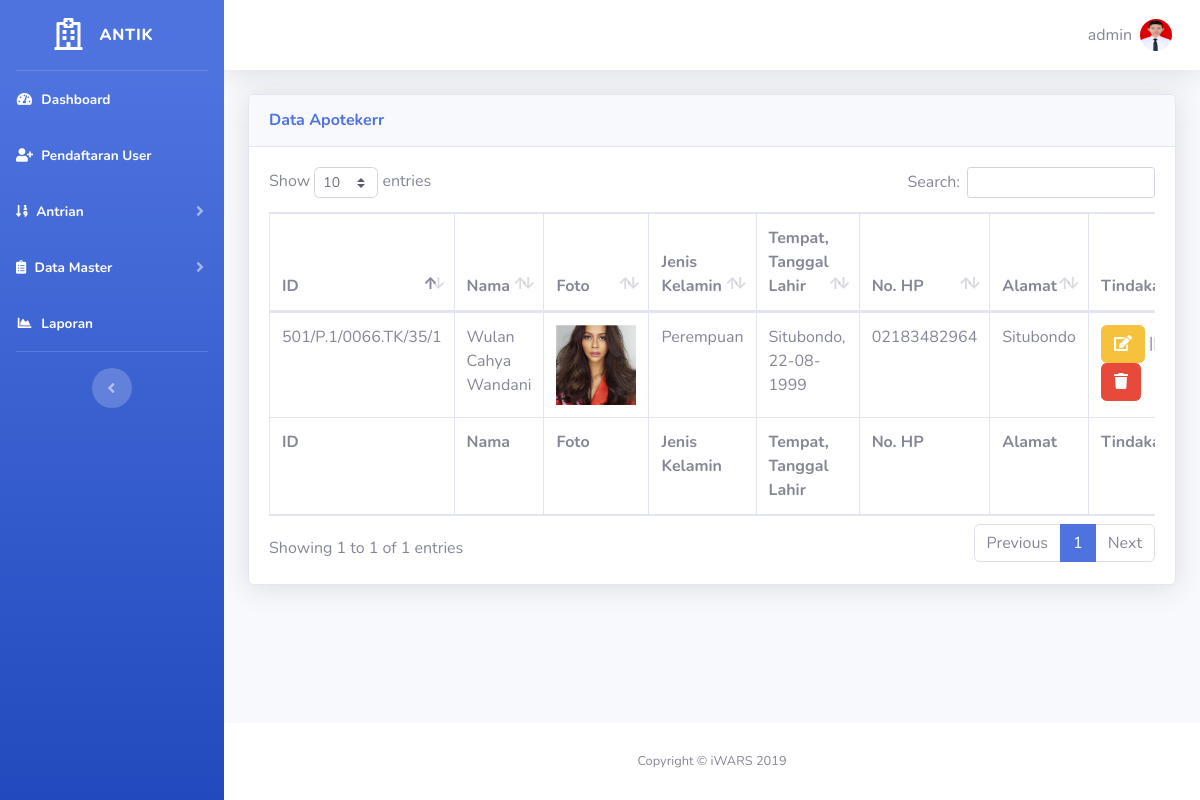
/Admin/data-apoteker.php (signed in), run on the app's committed database.
### tables this page shows
CREATE TABLE `tb_user` (
  `id_user` int(11) NOT NULL,
  `id_akses` int(11) NOT NULL,
  `no_identitas` varchar(20) NOT NULL,
  `nama` varchar(40) NOT NULL,
  `jenis_kelamin` varchar(1) NOT NULL,
  `tempat_lahir` varchar(30) NOT NULL,
  `tanggal_lahir` date NOT NULL,
  `no_hp` varchar(13) NOT NULL,
  `alamat` varchar(100) NOT NULL,
  `email` varchar(100) NOT NULL,
  `pekerjaan` varchar(30) NOT NULL,
  `username` varchar(10) NOT NULL,
  `password` varchar(10) NOT NULL,
  `foto` varchar(200) NOT NULL
);

### session.php (called while the page is built, shortened)
<?php
include "koneksi.php";
$user_check = $_SESSION['username'];
$sql = "SELECT * FROM tb_user WHERE username='$user_check'";
$ses_sql = mysqli_query($koneksi, $sql);
$row = mysqli_fetch_assoc($ses_sql);
$username=$row['username'];
$foto = $row['foto'];
 ?>

### Admin/functions.php (called while the page is built, shortened)
<?php
require '../koneksi.php';
function query($sql){
	global $koneksi;
	$result = mysqli_query($koneksi, $sql);
	$rows = [];
	while ($data = mysqli_fetch_assoc($result)) {
		$rows[]=$data;
	}
	return $rows;
}
?>

### Admin/data-apoteker.php (the view, shortened to what this page needs)
<?php
  require 'functions.php';
  include '../session.php';
  $apoteker = query("SELECT * FROM tb_user WHERE id_akses=5");
?>
<!DOCTYPE html>
<html lang="en">
<?php include 'assets/header.php'; ?>
<body id="page-top">
  <div id="wrapper">
    <?php include 'assets/sidebar.php'; ?>
    <div id="content-wrapper" class="d-flex flex-column">
      <div id="content">
       <?php include 'assets/navbar.php'; ?>
        <div class="container-fluid">
          <div class="card shadow mb-4">
            <div class="card-header py-3">
              <h6 class="m-0 font-weight-bold text-primary">Data Apotekerr</h6>
            </div>
            <div class="card-body">
              <div class="table-responsive">
                <table class="table table-bordered" id="dataTable" width="100%" cellspacing="0">
                  <thead>
                    <tr>
                      <th>ID</th>
                      <th>Nama</th>
                      <th>Foto</th>
                      <th>Jenis Kelamin</th>
                      <th>Tempat, Tanggal Lahir</th>
                      <th>No. HP</th>
                      <th>Alamat</th>
                      <th>Tindakan</th>
                    </tr>
                  </thead>
                  <tfoot>
                    <tr>
                      <th>ID</th>
                      <th>Nama</th>
                      <th>Foto</th>
                      <th>Jenis Kelamin</th>
                      <th>Tempat, Tanggal Lahir</th>
                      <th>No. HP</th>
                      <th>Alamat</th>
                      <th>Tindakan</th>
                    </tr>
                  </tfoot>
                  <tbody>
                    <?php
                      foreach ($apoteker as $data) {
                    ?>
                    <tr>
                      <td><?php echo $data ['no_identitas'];?></td>
                      <td><?php echo $data ['nama'];?></td>
                      <td><img src="../img/<?php echo $data ['foto'];?>" width="80" height="80"></td>
                      <td><?php if($data ['jenis_kelamin']=='L'){
                          echo "Laki-laki";
                        }else{
                          echo "Perempuan";
                        } ;?></td>
                      <td><?php echo $data ['tempat_lahir'];?>, <?php echo date("d-m-Y", strtotime($data ['tanggal_lahir']));?></td>
                      <td><?php echo $data ['no_hp'];?></td>
                      <td><?php echo $data ['alamat'];?></td>
                      <td><a href="edit-dapoteker.php?id=<?php echo $data['id_user'];?>" class="btn btn-warning" name="edit-dapoteker"><i class="fas fa-edit"></i></a> || <a href="hapus-dapoteker.php?id=<?php echo $data['id_user'];?>" onclick="return confirm('Apakah anda yakin?')" class="btn btn-danger" name="hapus-dapoteker"><i class="fas fa-trash"></i></a></td>
                    </tr><?php } ?>
                  </tbody>
                </table>
              </div>
            </div>
          </div>
        </div>
      </div>
      <?php include 'assets/footer.php'; ?>
    </div>
  </div>
</body>
</html>

### Admin/assets/navbar.php (shortened to what this page needs)
<nav class="navbar navbar-expand navbar-light bg-white topbar mb-4 static-top shadow">
  <ul class="navbar-nav ml-auto">
    <li class="nav-item dropdown no-arrow">
      <a class="nav-link dropdown-toggle" href="#" id="userDropdown" role="button" data-toggle="dropdown" aria-haspopup="true" aria-expanded="false">
        <span class="mr-2 d-none d-lg-inline text-gray-600 medium"><?php echo $username;?></span>
        <img class="img-profile rounded-circle" src="../img/<?php echo $foto;?>">
      </a>
    </li>
  </ul>
</nav>

### data on the page
tb_user: username "admin", foto (picture)
tb_user: no_identitas "501/P.1/0066.TK/35/1", nama "Wulan Cahya Wandani", foto (picture), jenis_kelamin "Perempuan", tempat_lahir "Situbondo", tanggal_lahir "22-08-1999", no_hp "02183482964", alamat "Situbondo"
